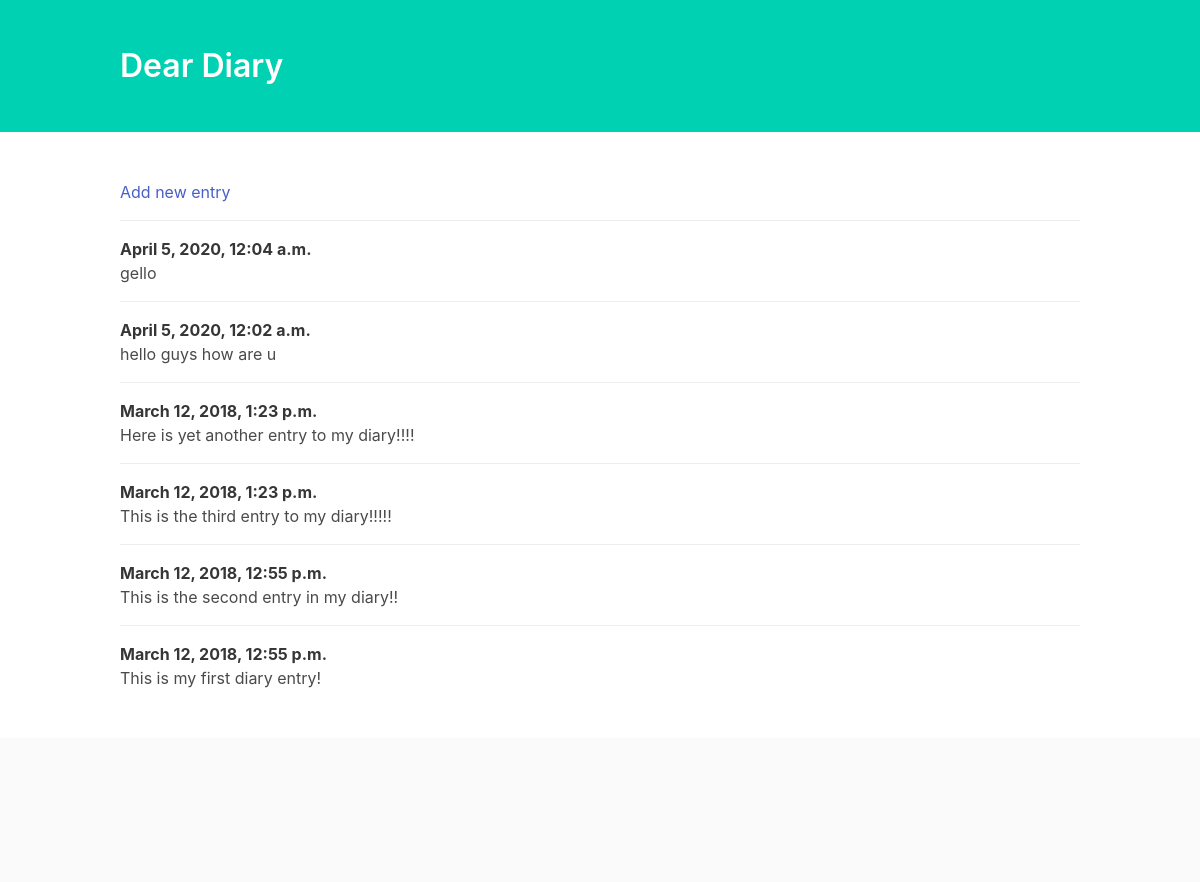
The page / on the database its author committed.
### entries/models.py (models this page shows, shortened)
class Entry(models.Model):
    text = models.TextField()
    date_posted = models.DateTimeField(auto_now_add=True)
    class Meta:
        verbose_name_plural = 'entries'

### entries/views.py (the view)
# urls.py: path('', views.index, name='home'),
def index(request):
    entries = Entry.objects.order_by('-date_posted')
    context = {'entries' : entries}
    return render(request, 'entries/index.html', context)

### entries/templates/entries/index.html (shortened to what this page needs)
<!DOCTYPE html>
<html lang="en">
<head>
    <link rel="stylesheet" href="https://cdnjs.cloudflare.com/ajax/libs/bulma/0.6.2/css/bulma.min.css" />
</head>
<body>
    <section class="hero is-primary">
        <div class="hero-body">
            <div class="container">
                <h1 class="title">
                    Dear Diary
                </h1>
            </div>
        </div>
    </section>
    <section class="section">
        <div class="container">
            <article class="media">
                <div class="media-content">
                    <div class="content">
                        <a href="{% url 'add' %}">Add new entry</a>
                    </div>
                </div>
            </article>
            {% for entry in entries %}
                <article class="media">
                    <div class="media-content">
                        <div class="content">
                            <p>
                                <strong>{{ entry.date_posted }}</strong>
                                <br> {{ entry.text }}
                            </p>
                        </div>
                    </div>
                </article>
            {% endfor %}
        </div>
    </section>
    <footer class="footer">
    </footer>
</body>
</html>

### rows shown on the page
Entry: date_posted "April 5, 2020, 12:04 a.m.", text "gello"
Entry: date_posted "April 5, 2020, 12:02 a.m.", text "hello guys how are u"
Entry: date_posted "March 12, 2018, 1:23 p.m.", text "Here is yet another entry to my diary!!!!"
Entry: date_posted "March 12, 2018, 1:23 p.m.", text "This is the third entry to my diary!!!!!"
Entry: date_posted "March 12, 2018, 12:55 p.m.", text "This is the second entry in my diary!!"
Entry: date_posted "March 12, 2018, 12:55 p.m.", text "This is my first diary entry!"
